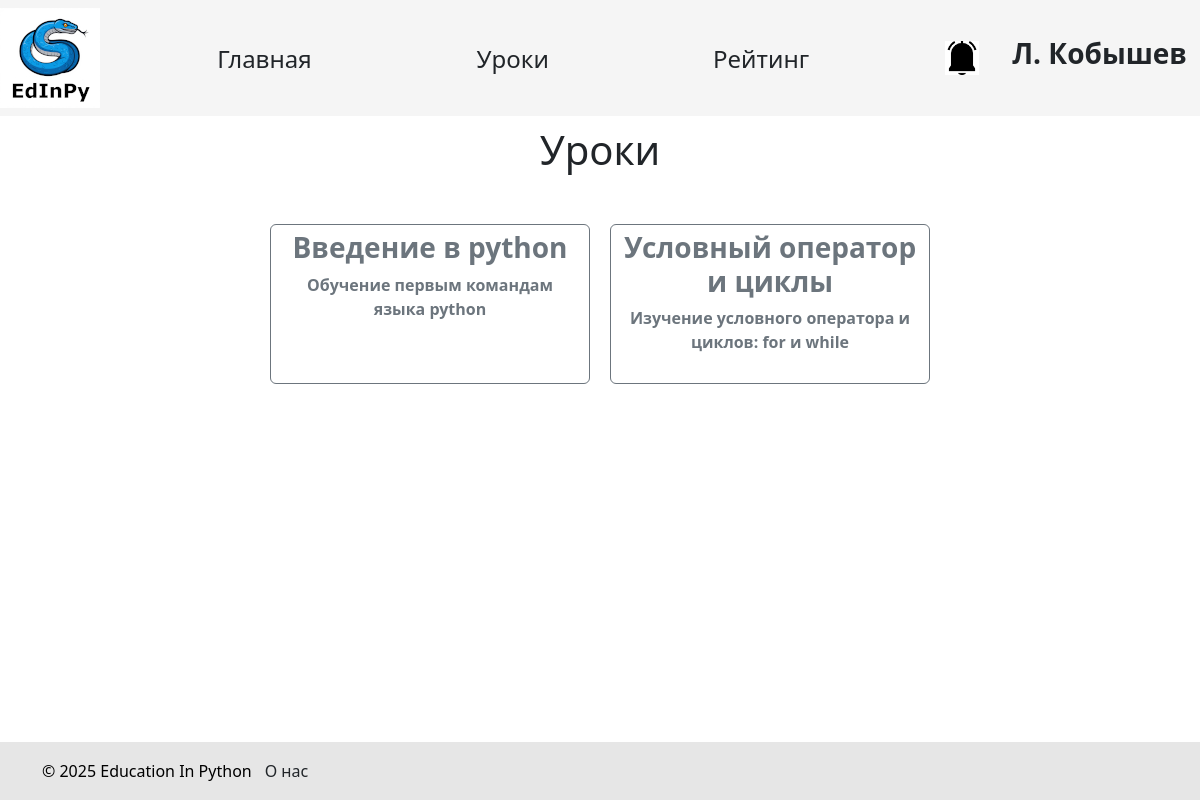
The app's page /lessons (signed in), older data.
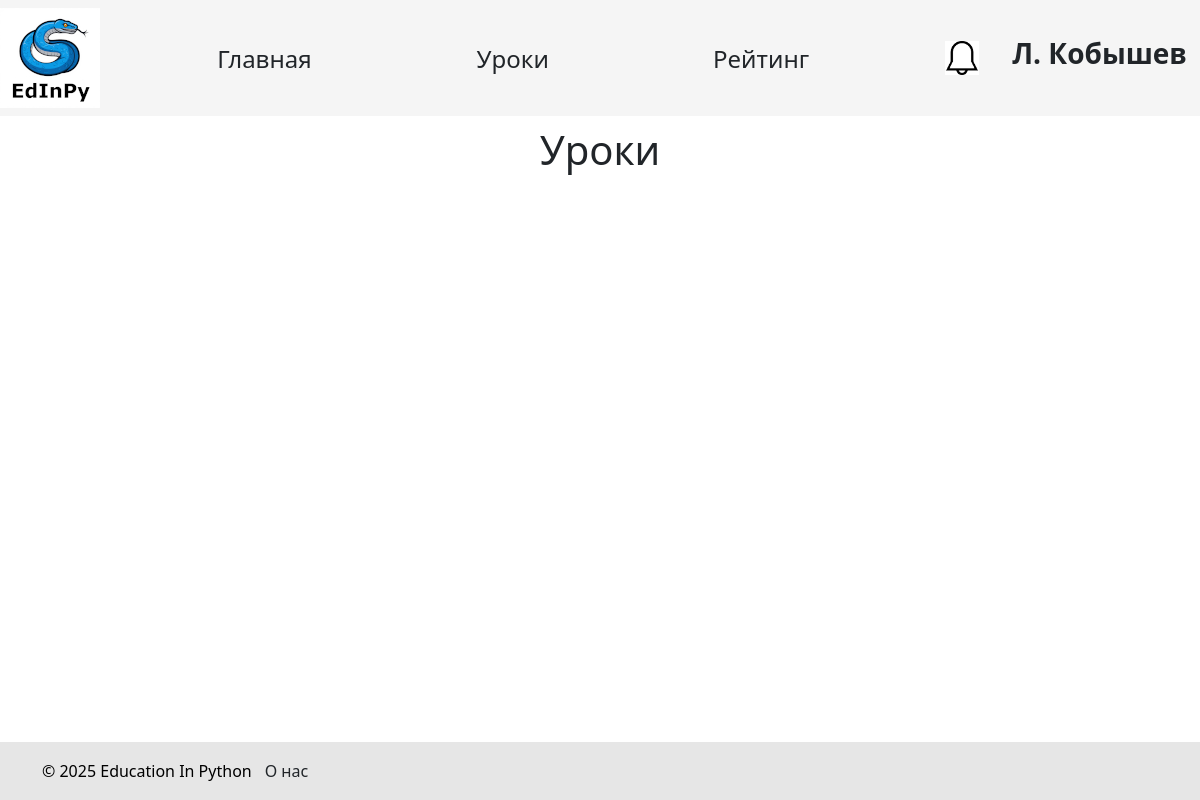
The same page, newer data.
### data/lessons.py (models this page shows)
class Lesson(SqlAlchemyBase, SerializerMixin):
    __tablename__ = 'lessons'
    id = sqlalchemy.Column(sqlalchemy.Integer, primary_key=True, autoincrement=True)
    title = sqlalchemy.Column(sqlalchemy.String)
    description = sqlalchemy.Column(sqlalchemy.String)
    books = orm.relationship("LessonBook")
    task = orm.relationship("Task")

### main.py (the view)
@app.route('/lessons')
def lessons():
    with db_session.create_session() as db_sess:
        less = db_sess.query(Lesson).all()  # получение всех уроков
        return render_template('lessons.html', lessons=less)  # отображение страницы уроков

### data/db_session.py (called while the page is built)
def create_session() -> Session:
    global __factory
    return __factory()

### data/students.py (called while the page is built)
    def has_notifications(self):
        with create_session() as db_sess:
            result = db_sess.query(StudentNotification).filter(StudentNotification.student_id == current_user.id,
                                                               StudentNotification.is_read == False).first()
            return result is not None

### main.py (called while the page is built)
@login_manager.user_loader
def load_user(id):
    try:
        id, cl = id.split("|")
        if cl not in USER_CLASSES:
            raise Exception
        with db_session.create_session() as db_sess:
            return Session.get(entity=USER_CLASSES[cl], ident=id, self=db_sess)  # создание сессии
    except Exception:
        return None

### templates/lessons.html (shortened to what this page needs)
{% extends "base.html" %} {% block content %}
<form>
  <h1>Уроки</h1>
  <br />
  <div class="lessons">
    {% for lesson in lessons %}
    <div class="lesson">
      <a
        href="/lessons/{{ lesson.id }}/tasks"
        type="button"
        class="btn btn-outline-secondary lesson"
        ><h3><b>{{ lesson.title }}</b></h3>
        {{ lesson.description }}</a
      >
    </div>
    {% endfor %}
  </div>
</form>
{% endblock %}

### templates/base.html (shortened to what this page needs)
<!DOCTYPE html>
<html lang="ru">
  <head>
    <link
      href="https://cdn.jsdelivr.net/npm/bootstrap@5.3.3/dist/css/bootstrap.min.css"
      rel="stylesheet"
    />
    <link rel="stylesheet" href="../static/css/style.css" />
    <link rel="stylesheet" href="../static/css/base.css" />
  </head>
  <body>
    <header>
      <nav class="navbar navbar-light">
        <div class="logo">
          <a href="/">
            <img src="{{url_for('static', filename='edinpy.png')}}" />
          </a>
        </div>
        <div class="nav_buttons">
          <a href="/" type="button" class="btn main_page">Главная</a>
          <a href="/lessons" type="button" class="btn lessons">Уроки</a>
          <a href="/rating" type="button" class="btn rating">Рейтинг</a>
        </div>
        <div class="account">
          {% if current_user.is_authenticated %}
          <div class="notifications">
            {% if current_user.__class__.__name__ in ['Student', 'Teacher'] and
            current_user.has_notifications() %}
            <a href="/notifications">
              <img src="{{ url_for('static', filename='bell_black.png') }}" />
            </a>
            {% else %}
            <a href="/notifications"
              ><img src="{{ url_for('static', filename='bell_white.png') }}"
            /></a>
            {% endif %}
          </div>
          <div class="profile_user">
            <a href="/profile" class="btn"
              ><h3>
                <b>{{ current_user.name[0] }}. {{ current_user.surname }}</b>
              </h3></a
            >
          </div>
          {% endif %}
        </div>
      </nav>
    </header>
    <main role="main" class="container">{% block content %}{% endblock %}</main>
    <br /><br /><br /><br />
    <div id="footer">
      <div class="container ms-auto">
        <p>&copy; 2025 Education In Python</p>
        <a href="/about_us" class="btn about_us">О нас</a>
      </div>
    </div>
  </body>
</html>

Row changes from the older to the newer data that the page shows:
removed Lesson: title "Введение в python", description "Обучение первым командам языка python"
removed Lesson: title "Условный оператор и циклы", description "Изучение условного оператора и циклов: for и while"
